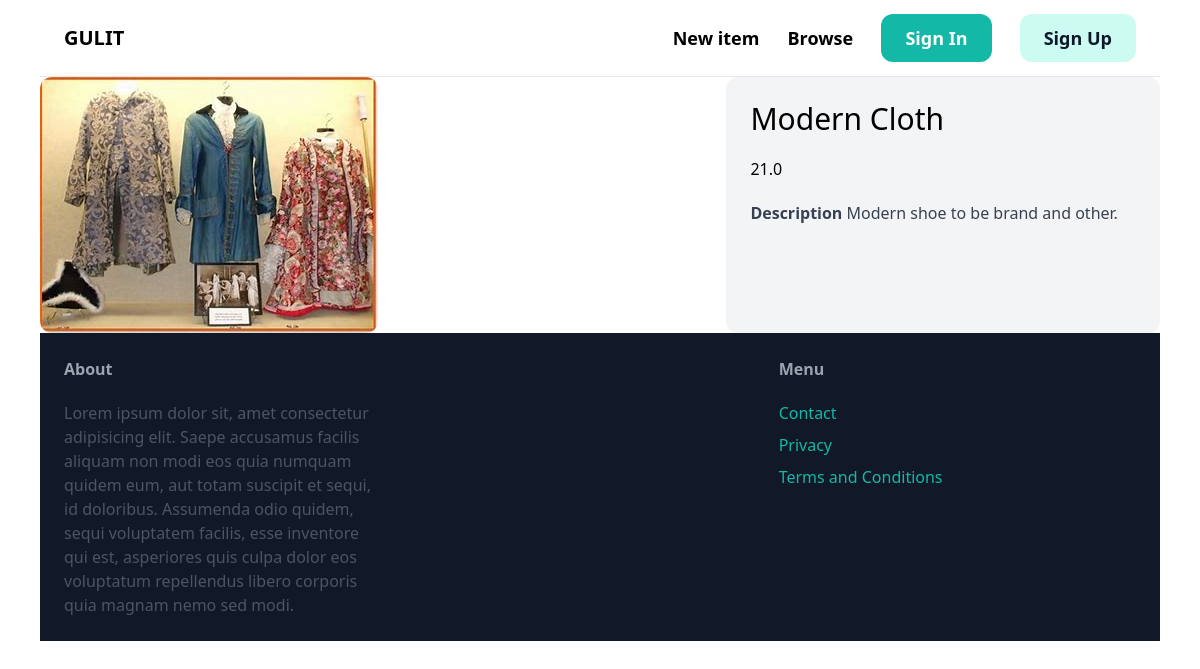
Screenshot of /item/1/ with the database file from the repository.
### items/models.py (models this page shows, shortened)
class Item(models.Model):
    category = models.ForeignKey(Category, related_name='items', on_delete=models.CASCADE)
    name = models.CharField(max_length=255)
    description = models.TextField(blank=True, null=True)
    price = models.FloatField()
    image = models.ImageField(upload_to='items_images', blank=True, null=True)
    is_sold = models.BooleanField(default=False)
    created_by = models.ForeignKey(User, related_name='items', on_delete=models.CASCADE)
    create_at = models.DateTimeField(auto_now_add=True)

### items/views.py (the view)
# urls.py: path('<int:pk>/', detail, name='detail'),
def detail(request, pk):
    item = get_object_or_404(Item, pk=pk)
    context = {
        'item': item
    }
    return render(request, 'item/detail.html', context)

### items/templates/item/detail.html (shortened to what this page needs)
{% extends "core/base.html" %} {% block content %}
<div class="grid grid-cols-5 gap-6">
  <div class="col-span-3">
    <img src="{{item.image.url}}" alt="" class="rounded-xl" />
  </div>
  <div class="col-span-2 p-6 bg-gray-100 rounded-xl">
    <h1 class="mb-5 text-3xl">{{item.name}}</h1>
    <p class="mb-5">{{item.price}}</p>
    {% if item.description %}
    <p class="text-gray-700">
      <strong class="text-gray-700"> Description </strong>
      {{item.description}}
    </p>
    {% endif %}
  </div>
</div>
{% endblock content %}

### rows the page displays
Item: image (picture), name "Modern Cloth", price "21.0", description "Modern shoe to be brand and other."
